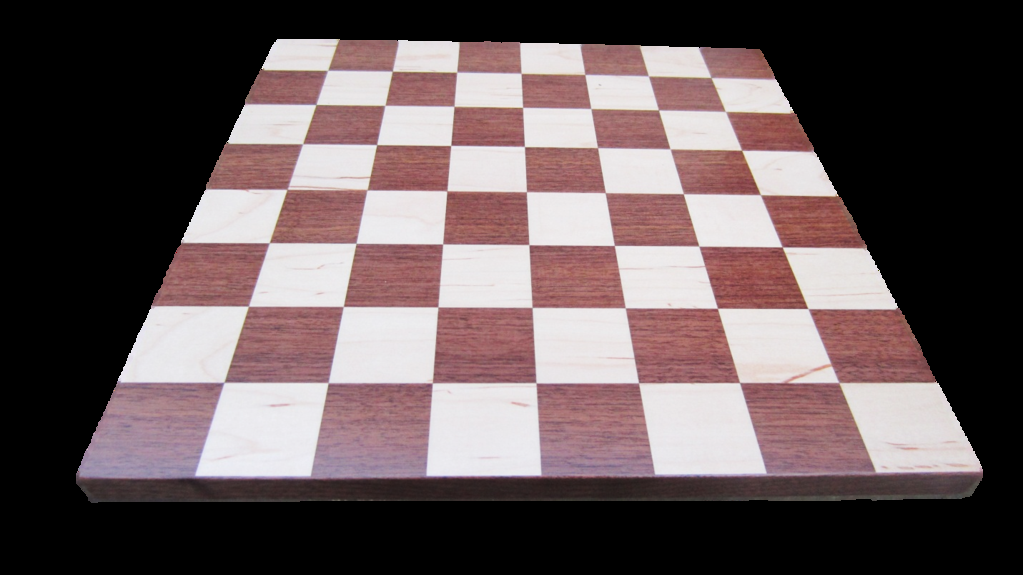
#> input picture 2023_cv_lecture/data/chess.png, 1023 x 575 px
$ python 2_4_HoughLines.py
#> lines starting #> are read from the running program, lines starting #| are printed output that depends on the picture; after the words box and inside, x2 and y2 are one past the last pixel; in counts of white or black regions, pixels touching at a corner belong together
import cv2
import numpy as np


def main():
    path = '../data/chess.png' # Edit your image path

    # Image Load
    image = cv2.imread(path)
#> image is the input picture: shape (575, 1023, 3); mean B, G, R 89.1, 87.9, 102.2
    image2 = image.copy()
    h, w = image.shape[:2]
#> h = 575; w = 1023

    # 그레이 스케일 변환 및 엣지 검출
    gray = cv2.cvtColor(image, cv2.COLOR_BGR2GRAY)
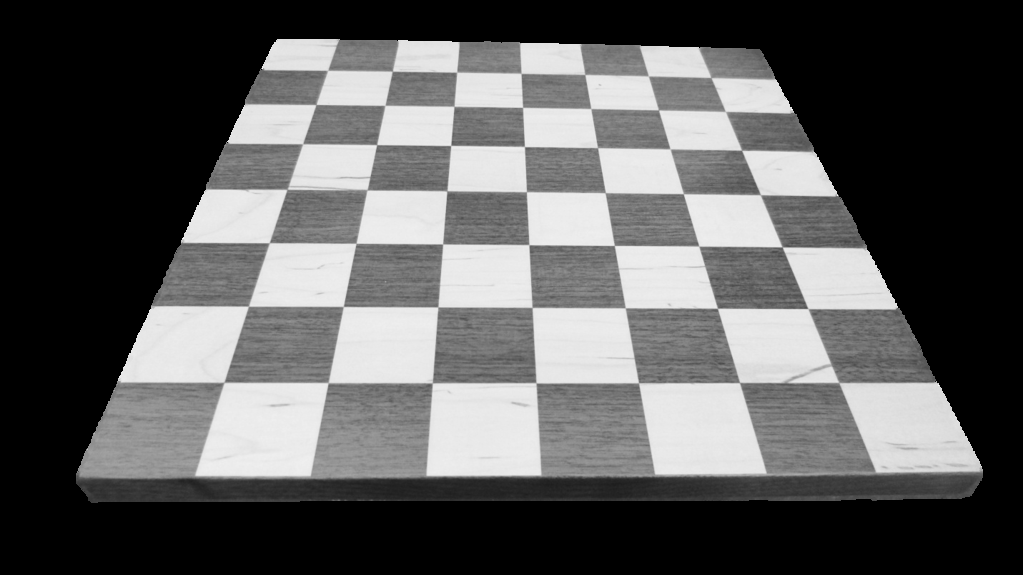
#> gray: shape (575, 1023); min 0, max 255, mean 92.3
    edges = cv2.Canny(gray, 100, 200)
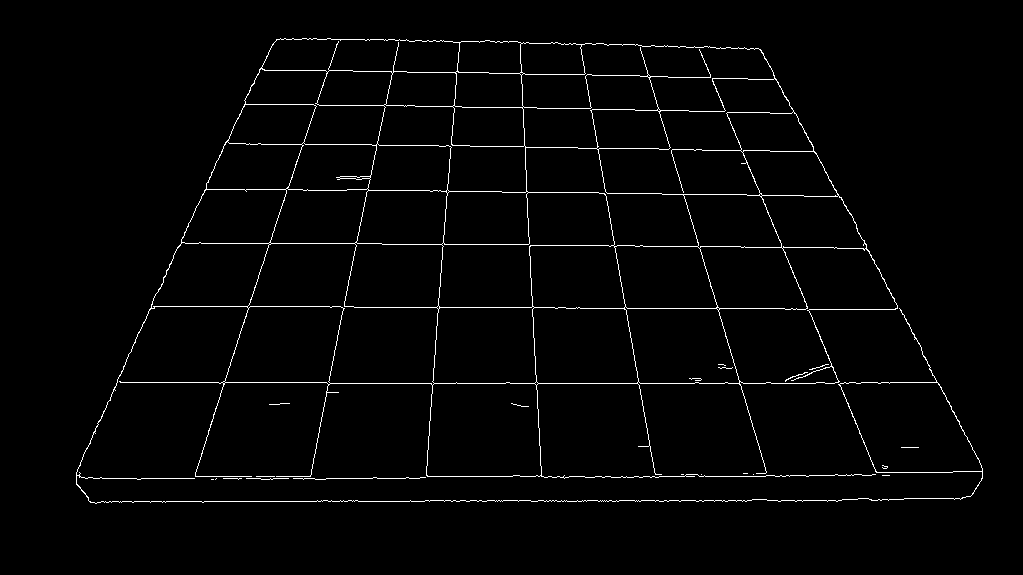
#> edges: shape (575, 1023); 1.9% white in thin lines or dots, all inside (x1, y1, x2, y2) = (76, 38, 983, 504)

    # 허프 선 검출, 직선으로 판단할 최소한의 점은 130개로 지정
    lines = cv2.HoughLines(edges, 1, np.pi/180, 130)
#> lines = 29 rows, first 8: [383, 1.57], [501, 1.57], [476, 1.57], [137, 1.59], [99, 1.59], [478, 1.57], [64, 1.59], [182, 1.59]

    for i in range(len(lines)):
        for rho, theta in lines[i]:
            a = np.cos(theta)
            b = np.sin(theta)
            x0 = a*rho
            y0 = b*rho
            x1 = int(x0 + 1000*(-b))
            y1 = int(y0+1000*(a))
            x2 = int(x0 - 1000*(-b))
            y2 = int(y0 -1000*(a))

            cv2.line(image2, (x1, y1), (x2, y2),(0, 0, 255), 2)
#> this loop made 29 passes
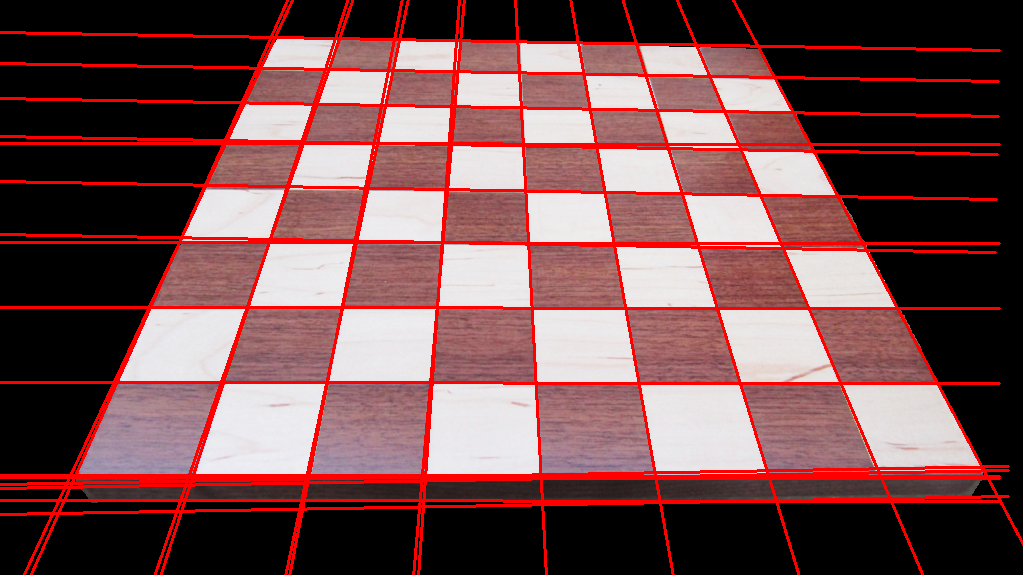
#> image2: shape (575, 1023, 3); 10.76% of pixels changed, all inside (x1, y1, x2, y2) = (0, 0, 1023, 575)

    #결과 출력
    merged = np.hstack((image, image2))
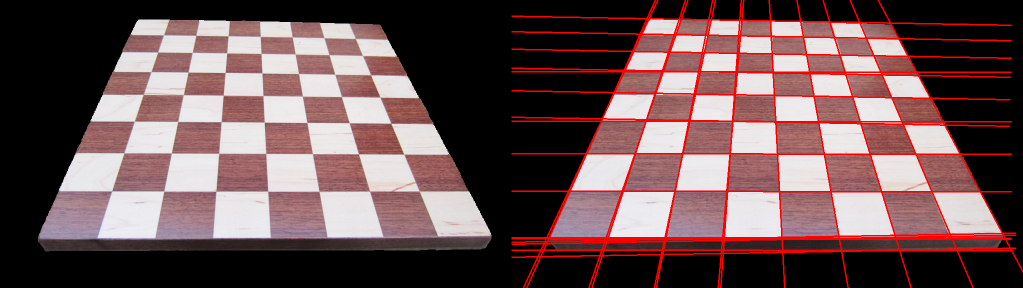
#> merged: shape (575, 2046, 3) (shown at 1/2 size); mean B, G, R 84, 82.8, 110.2
    cv2.imshow('Hough line', merged)
    cv2.waitKey()
    cv2.destroyAllWindows()

if __name__ == '__main__':
    main()
